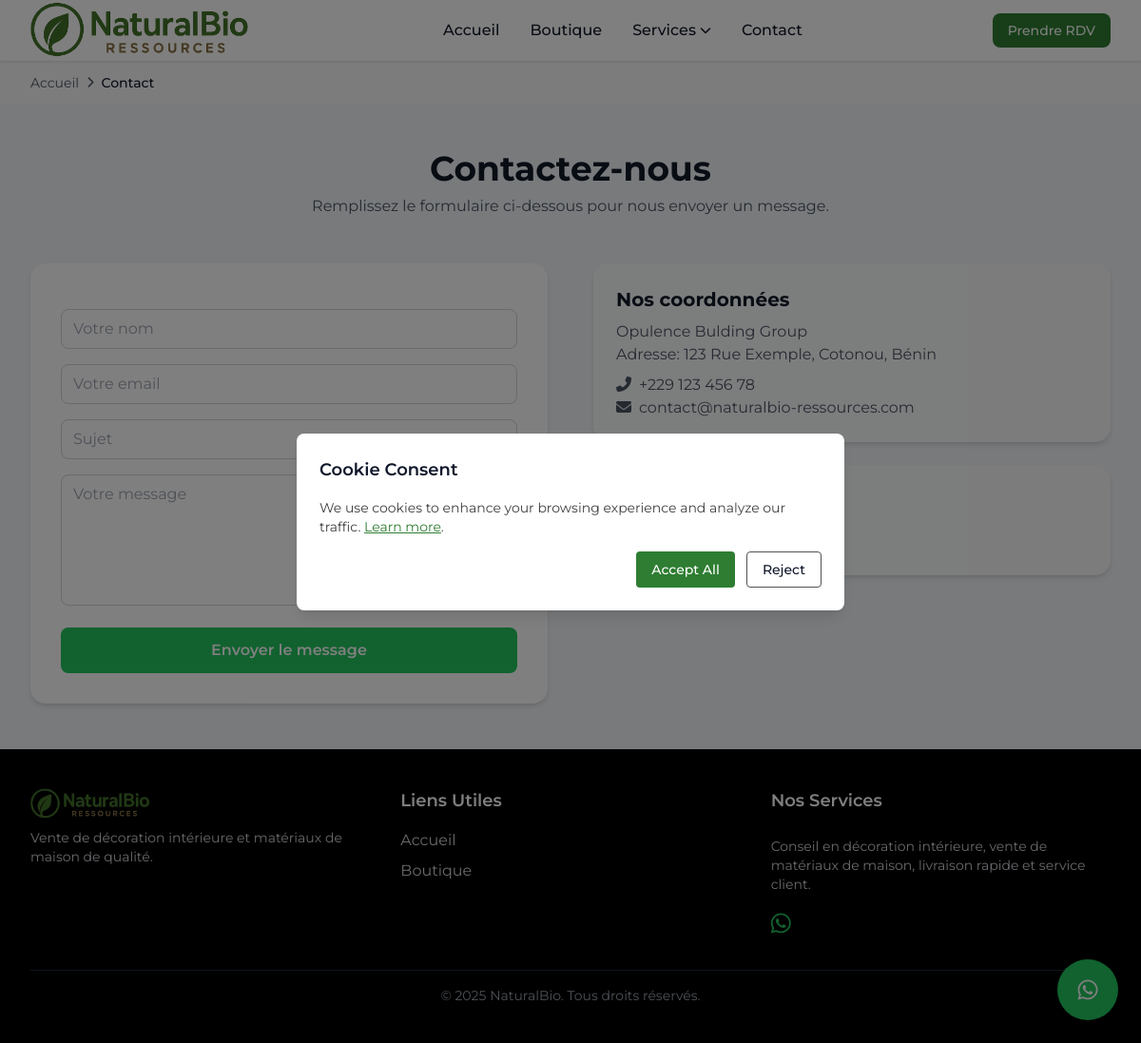
The app's page /contact/, older data.
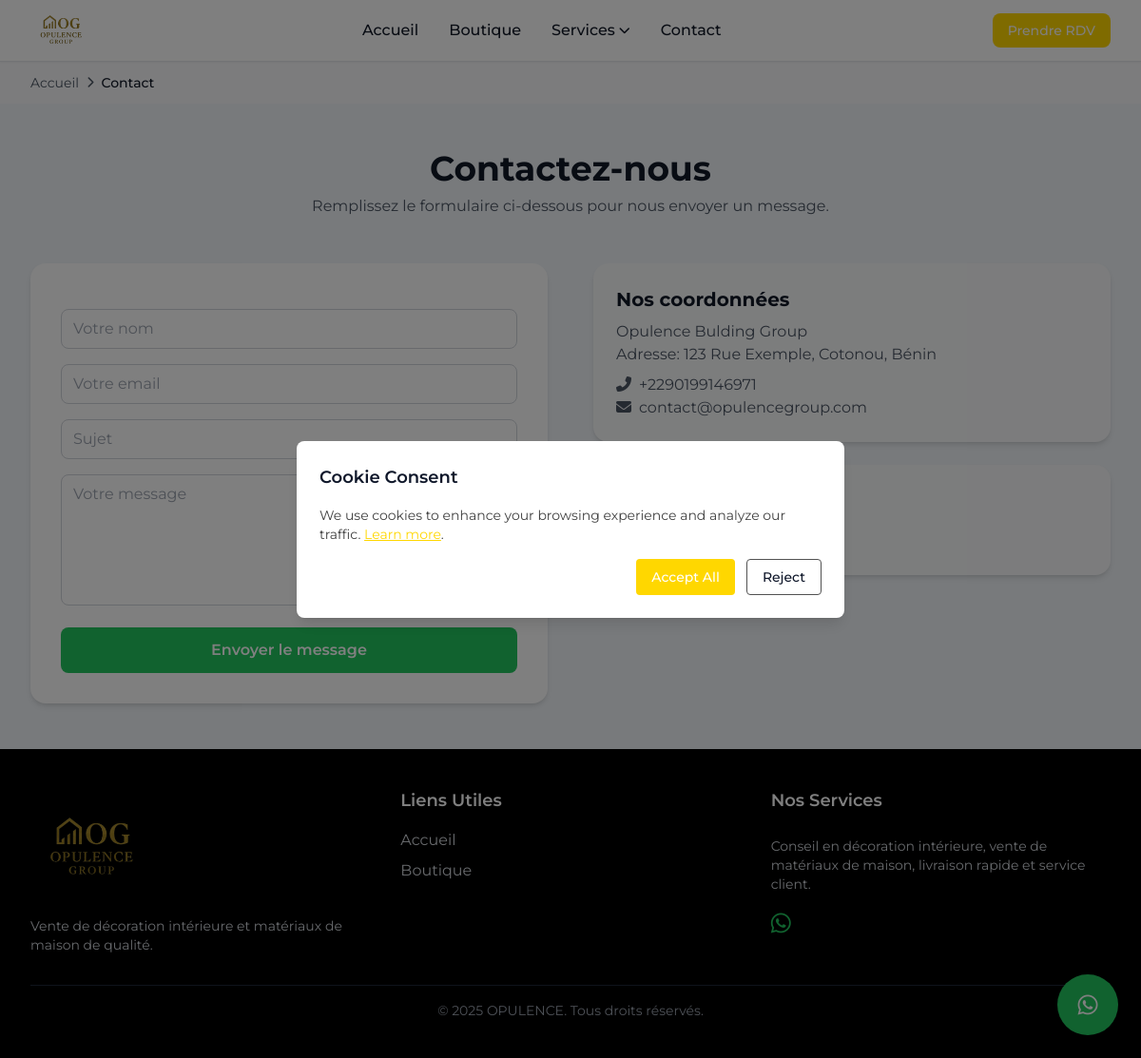
The same page, newer data.
### core/models.py (models this page shows, shortened)
class SiteInfo(models.Model):
    site_name = models.CharField(max_length=255, default="NaturalBio")
    logo = models.ImageField(upload_to="site/logo/", null=True, blank=True)
    favicon = models.ImageField(upload_to="site/favicon/", null=True, blank=True)
    primary_color = models.CharField(max_length=7, default="#2E7D32")
    accent_color = models.CharField(max_length=7, default="#A5D6A7")
    neutral_light = models.CharField(max_length=7, default="#F1F5F9")
    neutral_dark = models.CharField(max_length=7, default="#0F172A")
    success_color = models.CharField(max_length=7, default="#16A34A")
    warning_color = models.CharField(max_length=7, default="#F59E0B")
    danger_color = models.CharField(max_length=7, default="#DC2626")
    email_primary = models.EmailField(default="contact@naturalbio.com")
    phone_primary = models.CharField(max_length=50, default="+229 123 456 78")
    phone_secondary = models.CharField(max_length=50, blank=True, null=True)
    payment_banner = models.ImageField(upload_to="site/banners/", null=True, blank=True)
    promo_banner = models.ImageField(upload_to="site/banners/", null=True, blank=True)
    promo_text = models.CharField(max_length=255, blank=True, null=True, help_text="Texte affiché dans la barre promo")
    footer_text = models.TextField(default="© 2025 NaturalBio. Tous droits réservés.")
    class Meta:
        verbose_name = "Site Information"
        verbose_name_plural = "Site Information"

### core/views.py (the view)
# urls.py: path('contact/', views.contact, name='contact'),
def contact(request):
    if request.method == 'POST':
        form = ContactForm(request.POST)
        if form.is_valid():
            form.save()
            messages.success(request, "Votre message a été envoyé avec succès !")
            return redirect('contact')
        else:
            messages.error(request, "Veuillez corriger les erreurs ci-dessous.")
    else:
        form = ContactForm()
    context = {
        'form': form
    }
    return render(request, 'core/contact.html',context)

### core/forms.py
class ContactForm(forms.ModelForm):
    class Meta:
        model = Contact
        fields = ['name', 'email', 'subject', 'message']
        widgets = {
            'name': forms.TextInput(attrs={'class': 'border border-gray-300 rounded-lg px-3 py-2 w-full', 'placeholder': 'Votre nom'}),
            'email': forms.EmailInput(attrs={'class': 'border border-gray-300 rounded-lg px-3 py-2 w-full', 'placeholder': 'Votre email'}),
            'subject': forms.TextInput(attrs={'class': 'border border-gray-300 rounded-lg px-3 py-2 w-full', 'placeholder': 'Sujet'}),
            'message': forms.Textarea(attrs={'class': 'border border-gray-300 rounded-lg px-3 py-2 w-full', 'placeholder': 'Votre message', 'rows': 5}),
        }

### core/context_processors.py (called while the page is built)
def site_info(request):
    site = SiteInfo.objects.first()  # On suppose un seul enregistrement
    return {
        'site_info': site
    }

def services_pro(request):
    services = Service.objects.all()
    return {
        'services':services
    }

### templates/core/contact.html (shortened to what this page needs)
{% extends 'base.html' %}
{% block breadcrumb %}
<div class="bg-gray-50">
    <div class="max-w-7xl mx-auto px-4 sm:px-6 lg:px-8 py-3">
        <nav class="flex items-center text-sm text-gray-600">
            <a href="/" class="hover:text-green-600 transition-colors">Accueil</a>
            <i class="fas fa-chevron-right mx-2 text-xs"></i>
            <span class="text-gray-900 font-medium">Contact</span>
        </nav>
    </div>
</div>
{% endblock %}
{% block content %}
<div class="max-w-7xl mx-auto px-4 sm:px-6 lg:px-8 py-12">
    <div class="text-center mb-12">
        <h1 class="text-3xl md:text-4xl font-bold text-gray-900 mb-2">Contactez-nous</h1>
        <p class="text-gray-600 max-w-2xl mx-auto">Remplissez le formulaire ci-dessous pour nous envoyer un message.</p>
    </div>
    <div class="grid grid-cols-1 md:grid-cols-2 gap-12">
        <div class="bg-white p-8 rounded-2xl shadow-md">
            <form method="POST" class="space-y-4">
                <div>
                    {{ form.name }}
                </div>
                <div>
                    {{ form.email }}
                </div>
                <div>
                    {{ form.subject }}
                </div>
                <div>
                    {{ form.message }}
                </div>
                <button type="submit" class="w-full bg-green-500 hover:bg-green-600 text-white py-3 rounded-lg font-semibold transition">
                    Envoyer le message
                </button>
            </form>
        </div>
        <div class="space-y-6">
            <div class="p-6 bg-gray-50 rounded-2xl shadow-md">
                <h2 class="text-xl font-bold text-gray-900 mb-2">Nos coordonnées</h2>
                <p class="text-gray-600">Opulence Bulding Group<br>Adresse: 123 Rue Exemple, Cotonou, Bénin</p>
                <p class="text-gray-600 mt-2"><i class="fas fa-phone-alt mr-2"></i>{{ site_info.phone_primary }}</p>
                <p class="text-gray-600"><i class="fas fa-envelope mr-2"></i>{{ site_info.email_primary }}</p>
            </div>
            <div class="p-6 bg-gray-50 rounded-2xl shadow-md">
                <h2 class="text-xl font-bold text-gray-900 mb-2">Nous suivre</h2>
                <div class="flex gap-4">
                    <a href="{{ site_info.facebook }}" target="_blank" class="text-blue-600 hover:text-blue-800"></a>
                    <a href="{{ site_info.instagram }}" target="_blank" class="text-pink-500 hover:text-pink-700"></a>
                    <a href="{{ site_info.linkedin }}" target="_blank" class="text-blue-700 hover:text-blue-900"></a>
                </div>
            </div>
        </div>
    </div>
</div>
{% endblock %}

### templates/inc/header.html (shortened to what this page needs)
{% load static %}
<header class="sticky top-0 z-50 bg-white shadow-sm border-b border-gray-200">
  <div class="max-w-7xl mx-auto px-4 sm:px-6 lg:px-8">
    <div class="flex items-center justify-between h-16">
      <div class="flex items-center h-full">
        <a href="/" class="h-full">
          {% if site_info.logo %}
            <img src="{{ site_info.logo.url }}" alt="Logo" class="h-full max-h-16 object-contain">
          {% else %}
            <img src="{% static 'img/logo.png' %}" alt="Opulence Logo" class="h-full max-h-16 object-contain">
          {% endif %}
        </a>
      </div>
      <nav class="hidden md:flex items-center space-x-8">
        <a href="/" class="text-gray-900 hover:text-blue-600 transition font-medium">Accueil</a>
        <a href="/shop/" class="text-gray-900 hover:text-blue-600 transition font-medium">Boutique</a>
        <div class="relative group">
          <button class="flex items-center space-x-1 text-gray-900 hover:text-blue-600 transition font-medium">
            <a href="/#service"><span>Services</span></a>
            <i class="fas fa-chevron-down text-xs"></i>
          </button>
        </div>
        <a href="/contact/" class="text-gray-900 hover:text-blue-600 transition font-medium">Contact</a>
      </nav>
      <div class="flex items-center space-x-4">
        <a href="https://calendly.com/houenoumarcel897/30min" target="_blank"
           class="bg-primary hover:bg-blue-700 text-white px-4 py-2 rounded-lg text-sm font-medium transition">
          Prendre RDV
        </a>
      </div>
    </div>
  </div>
</header>

### templates/inc/footer.html (shortened to what this page needs)
{% load static %}
<footer class="bg-black text-white">
  <div class="max-w-7xl mx-auto px-4 sm:px-6 lg:px-8 py-10 space-y-8">
    <div class="grid grid-cols-1 md:grid-cols-3 gap-8">
      <div class="flex flex-col items-center md:items-start space-y-2">
        {% if site_info.logo %}
          <img src="{{ site_info.logo.url }}" alt="{{ site_info.site_name }} Logo" class="w-32 h-auto">
        {% else %}
          <img src="{% static 'img/logo.png' %}" alt="Opulence Logo" class="w-32 h-auto">
        {% endif %}
        <p class="text-sm text-gray-300 text-center md:text-left">
          Vente de décoration intérieure et matériaux de maison de qualité.
        </p>
      </div>
      <div class="flex flex-col space-y-2 text-center md:text-left">
        <h3 class="font-semibold text-lg text-white mb-2">Liens Utiles</h3>
        <a href="/" class="text-gray-300 hover:text-blue-500 transition">Accueil</a>
        <a href="/shop" class="text-gray-300 hover:text-blue-500 transition">Boutique</a>
      </div>
      <div class="flex flex-col space-y-4 text-center md:text-left">
        <h3 class="font-semibold text-lg text-white mb-2">Nos Services</h3>
        <p class="text-gray-300 text-sm">
          Conseil en décoration intérieure, vente de matériaux de maison, livraison rapide et service client.
        </p>
        <div class="flex space-x-6 mt-2 justify-center md:justify-start">
          {% if site_info.phone_primary %}
            <a href="https://wa.me/{{ site_info.phone_primary }}" target="_blank" class="text-green-500 hover:text-green-400 text-2xl">
              <i class="fab fa-whatsapp"></i>
            </a>
          {% endif %}
        </div>
      </div>
    </div>
    <div class="border-t border-gray-800 mt-8 pt-4 text-center text-gray-400 text-sm">
      © {% now "Y" %} {{ site_info.site_name }}. Tous droits réservés.
    </div>
  </div>
</footer>

Row changes from the older to the newer data that the page shows:
changed SiteInfo: logo: a different picture; phone_primary "+229 123 456 78" → "+2290199146971"; email_primary "contact@naturalbio-ressources.com" → "contact@opulencegroup.com"; site_name "NaturalBio" → "OPULENCE"
